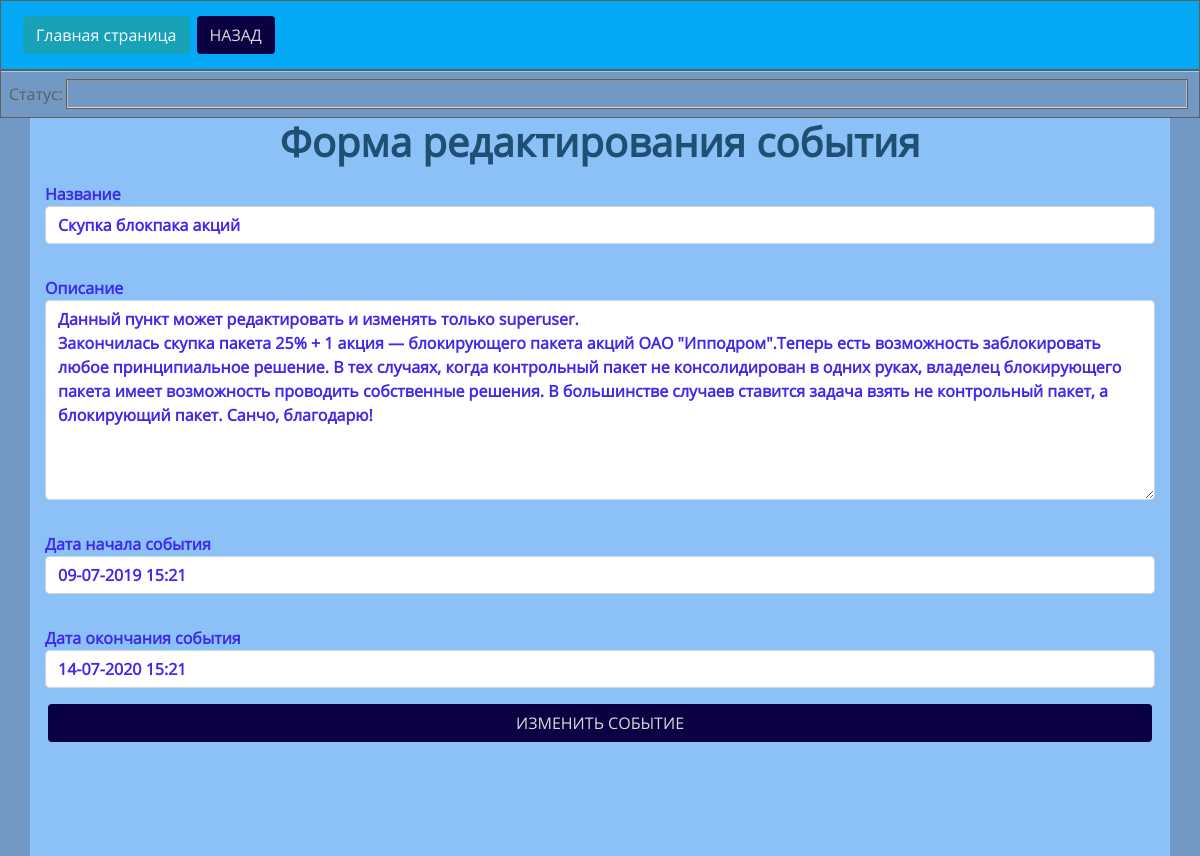
The page /update_event/2 (signed in) on the database its author committed.
### app/models.py (models this page shows)
class Event(db.Model):
    __tablename__ = 'event'
    id = db.Column(db.Integer, primary_key=True)
    title = db.Column(db.String(64))
    description = db.Column(db.Text, nullable=False)
    start_time = db.Column(db.DateTime)
    end_time = db.Column(db.DateTime)
    author = db.Column(db.String, db.ForeignKey('user.username'), nullable=False)

### app/routes.py (the view, shortened to what this page needs)
@app.route('/update_event/<int:id>', methods=['GET', 'POST'])
@login_required
def update_event(id):
    event = Event.query.get(id)
    if current_user.username == event.author or current_user.is_superuser:
        form = EventForm()
        return render_template ('update_event.html', event=event, form=form)
    return redirect(f'/event/{event.id}')

### app/forms.py
class EventForm(FlaskForm):
    title = StringField('Название', validators=[DataRequired(), Length(min=1, max=64)])
    description = TextAreaField('Описание')
    start_time = StringField('Начало события', validators=[DataRequired()])
    end_time = StringField('Конец события', validators=[DataRequired()])

### app/__init__.py (called while the page is built)
@app.template_filter('datetime')
def format_datetime(value, format="%d-%m-%Y %H:%M"):
    if value is None:
        return ""
    return value.strftime(format)

### app/admin.py (called while the page is built)
def init_login_manager():
    login_manager = LoginManager()
    login_manager.init_app(app)
    @login_manager.user_loader
    def load_user(user_id):
        return User.query.get(user_id)

### app/models.py (called while the page is built)
    @property
    def is_authenticated(self):
        return True

### app/templates/update_event.html (shortened to what this page needs)
{% extends 'base.html' %}
{% block styles %}
    <link rel="stylesheet" href="{{ url_for('static', filename='css/bootstrap.min.css') }}">
    <link rel="stylesheet" href="{{ url_for('static', filename='css/style.css') }}">
    <link rel="stylesheet" type="text/css" href="{{ url_for('static', filename='css/daterangepicker.css') }}">
{% endblock %}
{% block content %}
    <header class="container-fluid header">
        <div class="btn-box">
            <form class="addevent-box" action="/">
                <button class="btn btn-info" type="submit">Главная страница</button>
            </form>
            <form class="addevent-box" action="/event/{{event.id}}">
                <button class="btn btn-global" type="submit">Назад</button>
            </form>
        </div>
    </header>
    <div class="container-fluid status">
        <div class="statusbar">Статус:</div>
        <div class="events">
        </div>
    </div>
    <div class="container">
        <div class="row">
            <div class="col-12">
            <h3 class="page-title">Форма редактирования события</h3>
            <form enctype="multipart/form-data" action="/update_event/{{event.id}}" method="POST">
                <div class="form-group d-flex flex-column w-80">
                    <div class="form-field body-text-color my-3">Название <input class="form-control body-text-color" id="title" name="title" placeholder="Введите название события" required="" type="text" value="{{event.title}}"></div>
                    <div class="form-field body-text-color my-3">Описание <textarea class="form-control body-text-color" style="height:25vh;" id="description" name="description" placeholder="Опишите ваше событие">{{event.description}}</textarea></div>
                    <div class="form-field body-text-color my-3">Дата начала события <input class="form-control body-text-color" id="start_time" name="start_time" placeholder="ДД-ММ-ГГГГ ЧЧ:ММ" required="" type="text" value="{{event.start_time|datetime}}"></div>
                    <div class="form-field body-text-color my-3">Дата окончания события <input class="form-control body-text-color" id="end_time" name="end_time" placeholder="ДД-ММ-ГГГГ ЧЧ:ММ" required="" type="text" value="{{event.end_time|datetime}}"></div>
                    <input type="submit" class="btn btn btn-global" value="Изменить событие">
                </div>
            </form>
            </div>
        </div>
    </div>
{% endblock %}

### app/static/css/style.css (style rules this page uses)
* { font-family: "Open Sans", sans-serif; padding: 0; margin: 0; }
body { background: #7199c3; min-height: 100vh; }
.body-text-color { color: #4029EB; font-weight: 800; }
.header, .status { display: flex; flex-direction: row; justify-content: space-between; align-items: center; background: ##03a9f4; border: 1px solid #5f5f5f; }
.header { background: #03a9f4; padding: 10px 15px; }
.status { position: relative; padding: 5px 8px; }
.status::before { content: ''; width: 100%; height: 1px; background: #8ED6F7; position: absolute; top: 0; left: 0; }
.events { position: relative; display: flex; justify-content: center; align-items: center; width: 95vw; height: 30px; color: #C67676; text-align: center; font-size: 18px; font-weight: 800; border: 1px solid #5f5f5f; margin: 3px 3px; }
.events::before { position: absolute; top: 0; left: 0; content: ''; width: 100%; height: 1px; background: #908E8E; }
.events::after { position: absolute; bottom: 0; left: 0; content: ''; width: 100%; height: 1px; background: #F0CCCC; }
.container { position: relative; background: #8BC1F7; min-height: calc(100vh - 62px); }
.addevent-box, .logout-box { padding: 0 2px; }
.statusbar { color: #5f5f5f; }
.main-title, .page-title { color: #214f74; font-weight: 600; text-align: center; }
.page-title { margin: 0; padding: 0; font-size: 40px; }
.btn-box { display: flex; margin: 5px 5px; }
.btn-global { margin: 0 3px; background: #090142; color: #d9d9d9; text-transform: uppercase; }

### rows shown on the page
Event: title "Скупка блокпака акций", description "Данный пункт может редактировать и изменять только superuser. Закончилась скупка пакета 25% + 1 акция — блокирующего пакета акций ОАО \"Ипподром\".Теперь есть возможность заблокировать любое принципиальное решение. В тех случаях, когда контрольный пакет не консолидирован в одних руках, владелец блокирующего пакета имеет возможность проводить собственные решения. В большинстве случаев ставится задача взять не контрольный пакет, а блокирующий пакет. Санчо, благодарю!", start_time "09-07-2019 15:21", end_time "14-07-2020 15:21"
